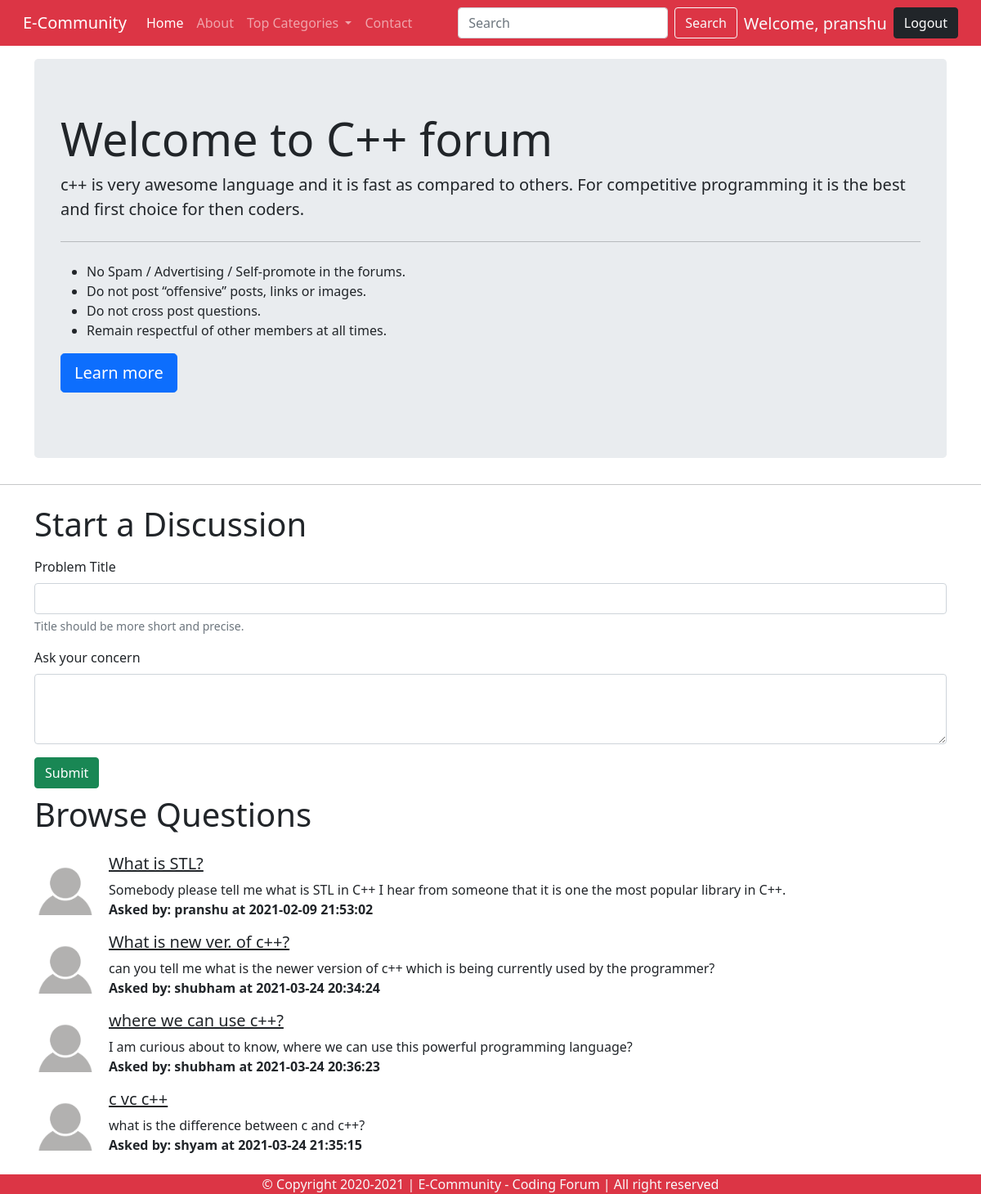
/threadList.php?cateid=1 (signed in), run on the app's committed database.
### tables this page shows
CREATE TABLE `category` (
  `cate_id` int(8) NOT NULL,
  `cate_name` varchar(255) NOT NULL,
  `cate_desc` varchar(255) NOT NULL,
  `created` datetime DEFAULT current_timestamp()
);

CREATE TABLE `threads` (
  `thread_id` int(7) NOT NULL,
  `thread_title` varchar(255) NOT NULL,
  `thread_desc` text NOT NULL,
  `thread_cate_id` int(7) NOT NULL,
  `thread_user_id` int(7) NOT NULL,
  `timestamp` datetime NOT NULL DEFAULT current_timestamp()
);

CREATE TABLE `users` (
  `sno` int(8) NOT NULL,
  `user_email` varchar(30) NOT NULL,
  `user_pass` varchar(255) NOT NULL,
  `timestamp` datetime NOT NULL DEFAULT current_timestamp()
);

### threadList.php (the view, shortened to what this page needs)
<!doctype html>
<html lang="en">
<head>
    <link href="https://cdn.jsdelivr.net/npm/bootstrap@5.0.0-beta1/dist/css/bootstrap.min.css" rel="stylesheet"
>
    <link rel="stylesheet" href="https://maxcdn.bootstrapcdn.com/bootstrap/4.0.0/css/bootstrap.min.css"
>
</head>
<body>
    <?php require "partials/_header.php"; ?>
    <?php
        $id = $_GET['cateid'];
        $sql = "SELECT * FROM `category` WHERE `cate_id` = $id";
        $result = mysqli_query($conn, $sql);
        while($row = mysqli_fetch_assoc($result)){
            $catname = $row['cate_name'];
            $catdesc = $row['cate_desc'];
        }
        ?>
    <div class="container my-3">
        <div class="jumbotron">
            <h1 class="display-4">Welcome to <?php echo $catname ?> forum</h1>
            <p class="lead"> <?php echo $catdesc ?></p>
            <hr class="my-4">
            <p>
            <ul>
                <li>No Spam / Advertising / Self-promote in the forums.</li>
                <li>Do not post “offensive” posts, links or images.</li>
                <li>Do not cross post questions.</li>
                <li>Remain respectful of other members at all times.</li>
            </ul>
            </p>
            <p class="lead">
                <a class="btn btn-primary btn-lg" href="#" role="button">Learn more</a>
            </p>
        </div>
    </div>
    <hr>
    <?php
    if(isset($_SESSION['loggedin']) && $_SESSION['loggedin']==true){
        echo '<div class="container">
        <h1 class="py-2">Start a Discussion</h1>
        <form action="' . $_SERVER["REQUEST_URI"] . '" method="POST">
        <div class="mb-3">
                <label for="title" class="form-label">Problem Title</label>
                <input type="text" class="form-control" id="title" name="title" aria-describedby="emailHelp">
                <div id="hintTitle" class="form-text">Title should be more short and precise.</div>
                <input type="hidden" name="sno" value="' . $_SESSION['sno'] . '">
                </div>
                <div class="mb-3">
                <label for="desc" class="form-label">Ask your concern</label>
                <textarea class="form-control" id="desc" name="desc" rows="3"></textarea>
                </div>
                <button type="submit" class="btn btn-success">Submit</button>
                </form>
                </div>';
        }else{
            echo '<div class="container">
                 <h1 class="py-2">Start a Discussion</h1>
                <p class="lead">You are not logged in. Please login to the community to start a discussion.</p>
                </div>';
        }
    ?>
    <div class="container mb-5">
        <h1 class="py-2">Browse Questions</h1>
        <?php
        $id = $_GET['cateid'];
        $sql = "SELECT * FROM `threads` WHERE `thread_cate_id` = $id";
        $result = mysqli_query($conn, $sql);
        while($row = mysqli_fetch_assoc($result)){
            $id = $row['thread_id'];
            $title = $row['thread_title'];
            $desc = $row['thread_desc'];
            $timestamp = $row['timestamp'];
            $thread_user_id = $row['thread_user_id'];
            $sql2 = "SELECT * FROM `users` WHERE `sno`='$thread_user_id'";
            $result2 = mysqli_query($conn, $sql2);
            $row2 = mysqli_fetch_assoc($result2);
        echo '<div class="media my-3 ">
            <img class="mr-3" src="img/user.png" height="75px" alt="Generic placeholder image">
            <div class="media-body">
            <h5 class="mt-0"><a class="text-dark" href="thread.php?threadid='. $id .'">' . $title . '</a></h5>
            ' . $desc . '
            <p class="mb-0"><b>Asked by: ' . $row2['user_email'] . ' at ' . $timestamp . '</b></p>
            </div>
        </div>';
        }
        ?>
    </div>
    <?php require "partials/_footer.php"; ?>
    <link href="https://cdn.jsdelivr.net/npm/bootstrap@5.0.0-beta1/dist/css/bootstrap.min.css" rel="stylesheet"
>
</body>
</html>

### data on the page
category: cate_name "C++", cate_desc "c++ is very awesome language and it is fast as compared to others. For competitive programming it is the best and first choice for then coders."
threads: thread_title "What is STL?", thread_desc "Somebody please tell me what is STL in C++ I hear from someone that it is one the most popular library in C++.", users.user_email "pranshu", timestamp "2021-02-09 21:53:02"
threads: thread_title "What is new ver. of c++?", thread_desc "can you tell me what is the newer version of c++ which is being currently used by the programmer?", users.user_email "shubham", timestamp "2021-03-24 20:34:24"
threads: thread_title "where we can use c++?", thread_desc "I am curious about to know, where we can use this powerful programming language?", users.user_email "shubham", timestamp "2021-03-24 20:36:23"
threads: thread_title "c vc c++", thread_desc "what is the difference between c and c++?", users.user_email "shyam", timestamp "2021-03-24 21:35:15"

### other printed values
$_SESSION['useremail'] "pranshu"
